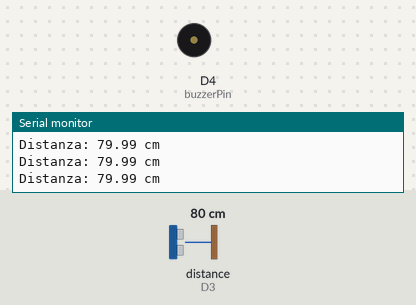
This program was run on a simulated Arduino Nano ESP32. On the bench: buzzer (waves = sounding), the last lines printed to the serial monitor. Wiring (inferred from the names in the program): ultrasonic range finder: trigger D2; echo D3. The test bench sets the inputs (shaded band); at power-on: distance to the obstacle (sensor on D3) 80 cm. The echo pulse lasts 58.3 µs per cm.

Above: at 1.2 s.
1.3 s: distance to the obstacle (sensor on D3) set to 34 cm
2.8 s: distance to the obstacle (sensor on D3) set to 27 cm
At 3.9 s:
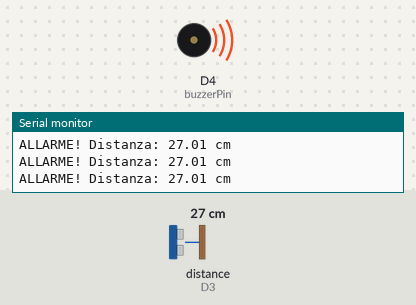
Timing chart, 0 to 5.8 s (numbered marks = the images above; inputs shaded):
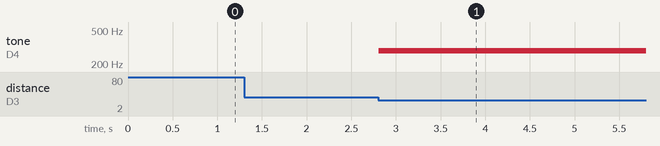

Measured:
- the behaviour switches between 31 and 30 cm on distance to the obstacle (sensor on D3) (found by bisection; images 0 and 1)
- after the input at 2.8 s, tone on D4 (buzzerPin): silent → 286 Hz at once

The program:

main.cpp
```cpp
#include <Arduino.h>

// Definizione dei Pin
const int trigPin = D2;
const int echoPin = D3;
const int buzzerPin = D4; // Pin per il Buzzer

// Variabili per il calcolo
long durata;
float distanza;

// Soglia di attivazione (in cm)
const int sogliaAllarme = 30;

void setup() {
  Serial.begin(115200);

  // Impostazione dei pin
  pinMode(trigPin, OUTPUT);
  pinMode(echoPin, INPUT);
  pinMode(buzzerPin, OUTPUT); // Il buzzer è un output

  Serial.println("Sistema avviato con Buzzer");
}

void loop() {
  // 1. Invio impulso
  digitalWrite(trigPin, LOW);
  delayMicroseconds(2);
  digitalWrite(trigPin, HIGH);
  delayMicroseconds(10);
  digitalWrite(trigPin, LOW);

  // 2. Lettura eco
  durata = pulseIn(echoPin, HIGH);

  // 3. Calcolo distanza
  distanza = (durata * 0.0343) / 2;

  // 4. Logica del Buzzer e Stampa
  if (distanza > 0 && distanza <= sogliaAllarme) {
    // Più sei vicino, più il suono è acuto (frequenza alta)
    // Mappiamo la distanza (2-30cm) su una frequenza (1000Hz-200Hz)
    int frequenza = map(distanza, 2, sogliaAllarme, 1000, 200);
    tone(buzzerPin, frequenza);

    Serial.print("ALLARME! Distanza: ");
  } else {
    noTone(buzzerPin); // Spegne il suono se siamo fuori soglia
    Serial.print("Distanza: ");
  }

  if (distanza >= 400 || distanza <= 2) {
    Serial.println("Fuori portata");
  } else {
    Serial.print(distanza);
    Serial.println(" cm");
  }

  delay(100); // Ridotto il delay per rendere il buzzer più reattivo
}
```
